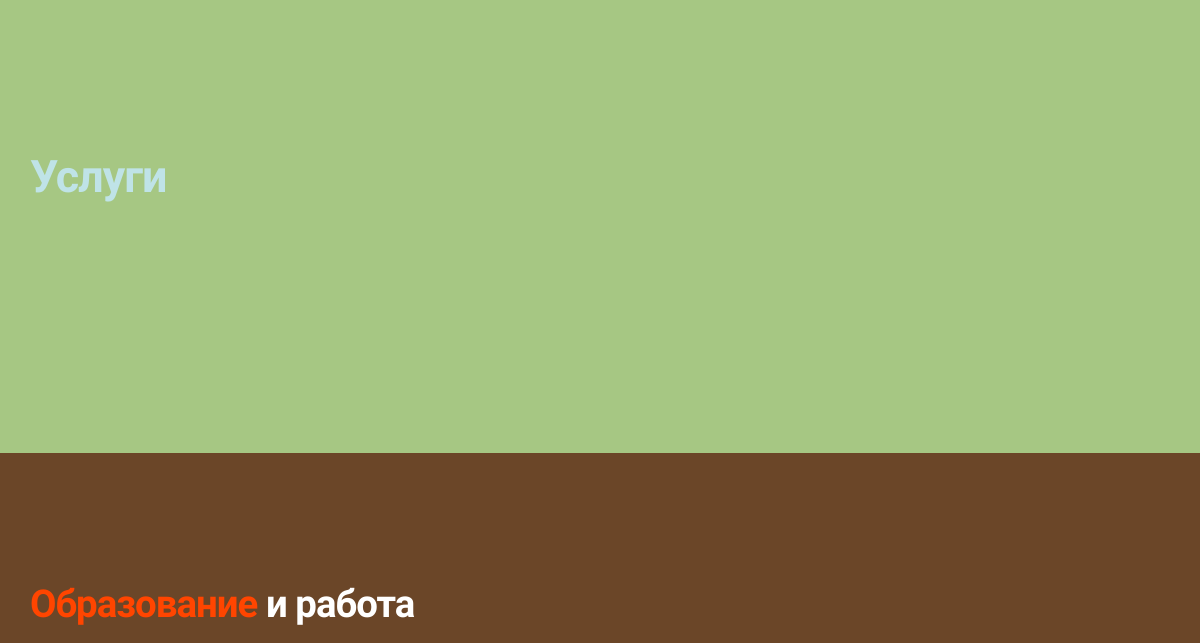
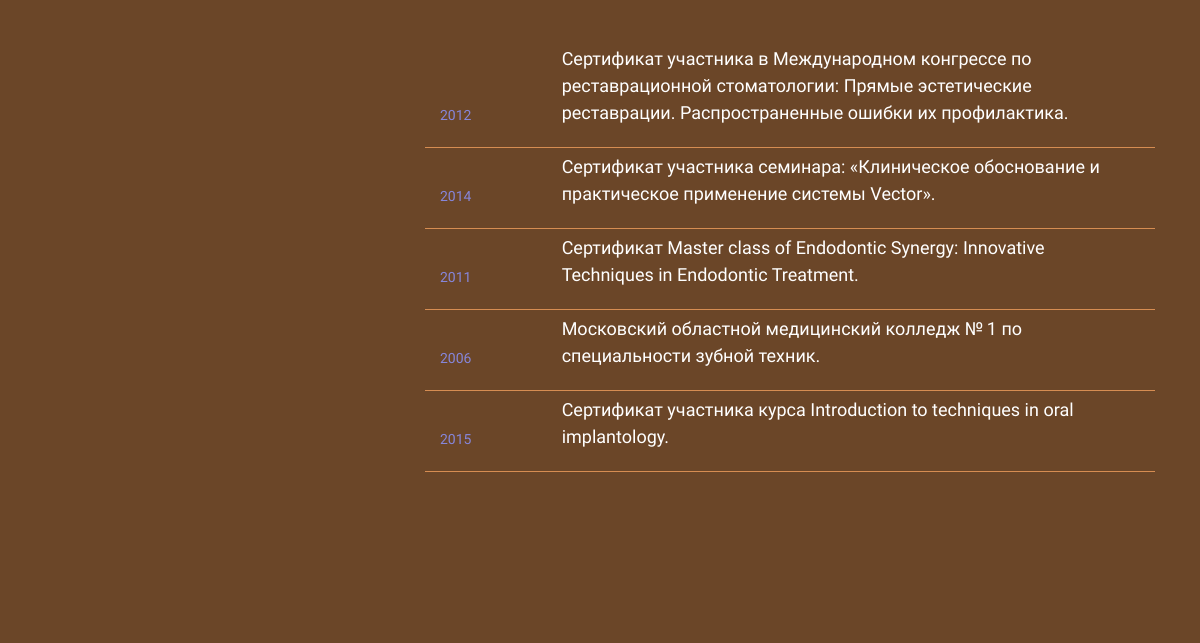
Before: / (middle part) with the older database file (2 pictures, top to bottom).
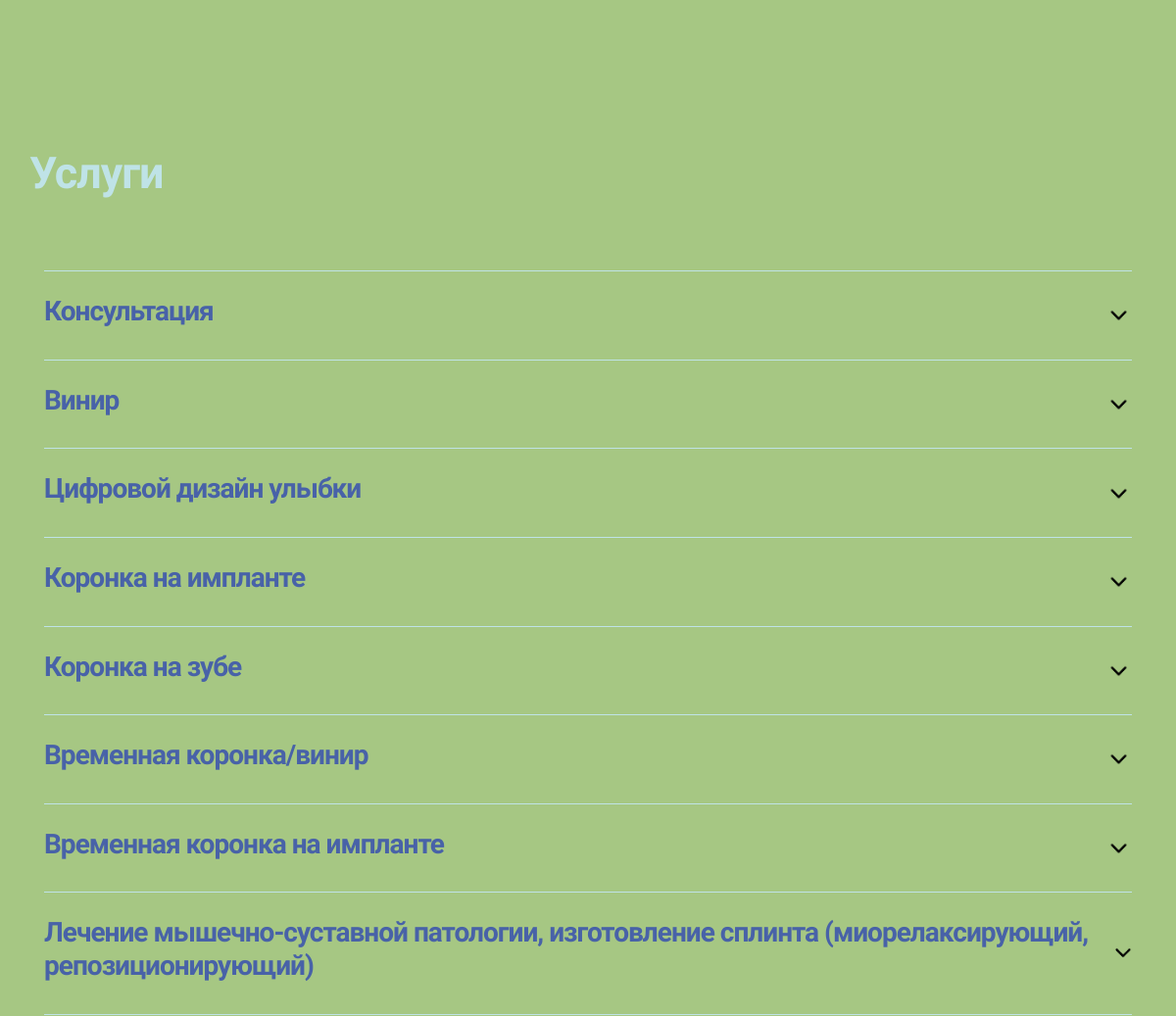
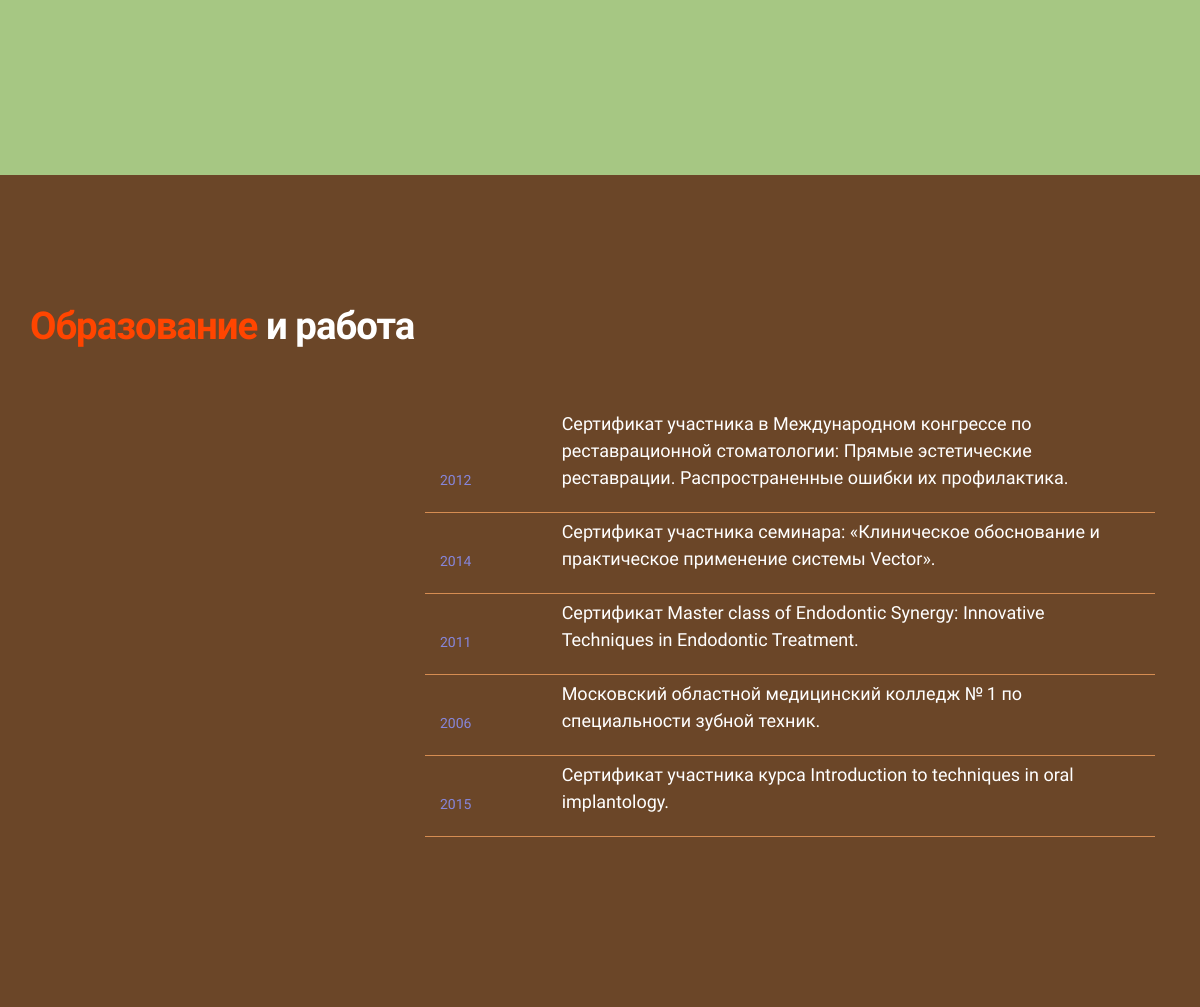
After: the same page with the newer database file (2 pictures, top to bottom).
### adminPanel/models.py (models this page shows)
class Ed_and_work(models.Model):
    year = models.IntegerField("Год", default=current_year)
    desc = models.TextField(null=False, blank=False)
    diplom_img = models.ImageField(upload_to="Ed_and_work_img", null=True, blank=True)
    user = models.ForeignKey(User, on_delete=models.CASCADE)

class Service(models.Model):
    title = models.CharField('Название', max_length=200)
    desc = models.TextField('Описание', null=False, blank=False)
    price = models.CharField('Цена', max_length=200, null=True, blank=True)
    img = models.ImageField('Изображение', upload_to="Service_img", null=True, blank=True)
    user = models.ForeignKey(User, on_delete=models.CASCADE)

### main/views.py (the view, shortened to what this page needs)
# urls.py: path("",HomeView.as_view() , name="home")
class HomeView(CreateView):
    model = Message
    fields = ['name','phone','comment','completed']
    template_name = "main/main.html"
    success_url = reverse_lazy('home')
    def get_context_data(self, **kwargs):
        context = super(HomeView, self).get_context_data(**kwargs)
        user = User.objects.first()
        cases = Case.objects.filter(user_id=user.id)
        services = Service.objects.filter(user_id=user.id)
        ed_and_works = Ed_and_work.objects.filter(user_id=user.id)
        context.update({
            'title': 'Главная страница',
            'current_path': self.request.path,
            'active':'home',
            'menu': request_menu(self.request,user.id),
            'cases': cases,
            'services':services,
            'ed_and_works': ed_and_works,
            'cur_user':user,
            'home_url': reverse('home')
            })
        return context

### main/views.py (called while the page is built)
def request_menu(request, user_id):
    menu = Menu.objects.filter(user_id=user_id).first()  # Используем user_id для фильтрации
    return menu

### main/templates/main/main.html (shortened to what this page needs)
{% extends "main/base.html" %}
{% block content %}
{% include 'main/includes/services.html'%}
{% include 'main/includes/ed_and_work.html'%}
{% endblock content %}

### main/templates/main/includes/services.html (shortened to what this page needs)
<section class="services full-screen d-lg-flex justify-content-center align-items-center" id="services">
    <div class="container">
        <div class="row">
            <h1 class="services block title animated animated-text">
                Услуги
            </h1>
        </div>
        <div class="row">
            <div class="col-lg-12 col-md-12 col-12 d-flex align-items-center py-5">
                <div class="services about-text">
                    <hr class="m-0">
                        {%for service in services %}
                        <details class="py-2">
                            <summary class="d-flex align-items-center"><h3 class="services title  align-items-center py-3">{{service.title}}</h3></summary>
                        </details>
                        {% endfor %}
                </div>
            </div>
        </div>
    </div>
</section>

### main/templates/main/includes/ed_and_work.html
<section class="ed_and_work full-screen d-lg-flex justify-content-center align-items-center" id="ed_and_work">
    <div class="container">
        <div class="row">
            <h1 class="animated animated-text text-light">
                <h2 class="mr-2"><span class="ed_and_work orange">Образование</span> <span class="ed_and_work white">и работа</span></h2>
            </h1>
        </div>
        <div class="row">
            <div class="col-lg-4 col-md-12 py-5"></div>
            <div class="col-lg-8 col-md-12 d-flex align-items-center py-5">
                <div class="ed_and_work about-text">
                    <ul>
                        {%for elem in ed_and_works%}
                        <li>
                            <div class="row">
                                <div class="col-2 d-flex align-items-end">
                                    <p class="ed_and_work blue text-small">{{elem.year}}</p>
                                </div>
                                <div class="col-10">
                                    <p class="ed_and_work white">{{elem.desc}}</p>
                                </div>
                            </div>
                        </li>
                        {% endfor %}
                    </ul>
                </div>
            </div>
        </div>
    </div>
</section>

Changed rows visible on the page:
added Service: title "Консультация"
added Service: title "Винир"
added Service: title "Цифровой дизайн улыбки"
added Service: title "Коронка на импланте"
added Service: title "Коронка на зубе"
added Service: title "Временная коронка/винир"
added Service: title "Временная коронка на импланте"
added Service: title "Лечение мышечно-суставной патологии, изготовление сплинта (миорелаксирующий, репозиционирующий)"
